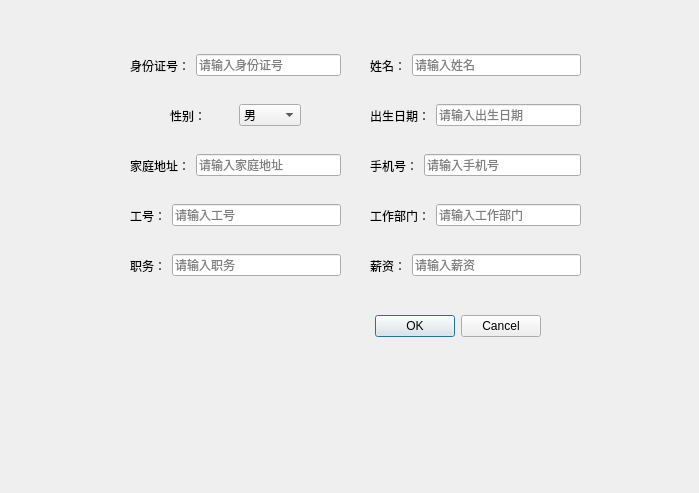
<?xml version="1.0" encoding="UTF-8"?>
<ui version="4.0">
 <class>PersonChangeClass</class>
 <widget class="QDialog" name="PersonChangeClass">
  <property name="geometry">
   <rect>
    <x>0</x>
    <y>0</y>
    <width>699</width>
    <height>493</height>
   </rect>
  </property>
  <property name="windowTitle">
   <string>Dialog</string>
  </property>
  <widget class="QWidget" name="layoutWidget">
   <property name="geometry">
    <rect>
     <x>190</x>
     <y>310</y>
     <width>351</width>
     <height>33</height>
    </rect>
   </property>
   <layout class="QHBoxLayout">
    <property name="spacing">
     <number>6</number>
    </property>
    <property name="margin" stdset="0">
     <number>0</number>
    </property>
    <item>
     <spacer>
      <property name="orientation">
       <enum>Qt::Orientation::Horizontal</enum>
      </property>
      <property name="sizeHint" stdset="0">
       <size>
        <width>131</width>
        <height>31</height>
       </size>
      </property>
     </spacer>
    </item>
    <item>
     <widget class="QPushButton" name="okButton">
      <property name="text">
       <string>OK</string>
      </property>
     </widget>
    </item>
    <item>
     <widget class="QPushButton" name="cancelButton">
      <property name="text">
       <string>Cancel</string>
      </property>
     </widget>
    </item>
   </layout>
  </widget>
  <widget class="QWidget" name="horizontalLayoutWidget_6">
   <property name="geometry">
    <rect>
     <x>370</x>
     <y>200</y>
     <width>211</width>
     <height>31</height>
    </rect>
   </property>
   <layout class="QHBoxLayout" name="horizontalLayout_6">
    <item>
     <widget class="QLabel" name="departmenttext">
      <property name="text">
       <string>工作部门：</string>
      </property>
     </widget>
    </item>
    <item>
     <widget class="QLineEdit" name="department">
      <property name="toolTip">
       <string/>
      </property>
      <property name="readOnly">
       <bool>true</bool>
      </property>
      <property name="placeholderText">
       <string>请输入工作部门</string>
      </property>
     </widget>
    </item>
   </layout>
  </widget>
  <widget class="QWidget" name="horizontalLayoutWidget">
   <property name="geometry">
    <rect>
     <x>130</x>
     <y>50</y>
     <width>211</width>
     <height>31</height>
    </rect>
   </property>
   <layout class="QHBoxLayout" name="horizontalLayout">
    <item>
     <widget class="QLabel" name="IDtext">
      <property name="text">
       <string>身份证号：</string>
      </property>
     </widget>
    </item>
    <item>
     <widget class="QLineEdit" name="ID">
      <property name="toolTip">
       <string/>
      </property>
      <property name="inputMask">
       <string/>
      </property>
      <property name="text">
       <string/>
      </property>
      <property name="readOnly">
       <bool>true</bool>
      </property>
      <property name="placeholderText">
       <string>请输入身份证号</string>
      </property>
     </widget>
    </item>
   </layout>
  </widget>
  <widget class="QWidget" name="horizontalLayoutWidget_4">
   <property name="geometry">
    <rect>
     <x>370</x>
     <y>100</y>
     <width>211</width>
     <height>31</height>
    </rect>
   </property>
   <layout class="QHBoxLayout" name="horizontalLayout_4">
    <item>
     <widget class="QLabel" name="birthdaytext">
      <property name="text">
       <string>出生日期：</string>
      </property>
     </widget>
    </item>
    <item>
     <widget class="QLineEdit" name="birthday">
      <property name="toolTip">
       <string/>
      </property>
      <property name="text">
       <string/>
      </property>
      <property name="readOnly">
       <bool>true</bool>
      </property>
      <property name="placeholderText">
       <string>请输入出生日期</string>
      </property>
     </widget>
    </item>
   </layout>
  </widget>
  <widget class="QWidget" name="horizontalLayoutWidget_11">
   <property name="geometry">
    <rect>
     <x>130</x>
     <y>250</y>
     <width>211</width>
     <height>31</height>
    </rect>
   </property>
   <layout class="QHBoxLayout" name="horizontalLayout_11">
    <item>
     <widget class="QLabel" name="posttext">
      <property name="text">
       <string>职务：</string>
      </property>
     </widget>
    </item>
    <item>
     <widget class="QLineEdit" name="post">
      <property name="toolTip">
       <string/>
      </property>
      <property name="readOnly">
       <bool>true</bool>
      </property>
      <property name="placeholderText">
       <string>请输入职务</string>
      </property>
     </widget>
    </item>
   </layout>
  </widget>
  <widget class="QWidget" name="horizontalLayoutWidget_5">
   <property name="geometry">
    <rect>
     <x>130</x>
     <y>200</y>
     <width>211</width>
     <height>31</height>
    </rect>
   </property>
   <layout class="QHBoxLayout" name="horizontalLayout_5">
    <item>
     <widget class="QLabel" name="employeeNotext">
      <property name="text">
       <string>工号：</string>
      </property>
     </widget>
    </item>
    <item>
     <widget class="QLineEdit" name="employeeNo">
      <property name="toolTip">
       <string/>
      </property>
      <property name="readOnly">
       <bool>true</bool>
      </property>
      <property name="placeholderText">
       <string>请输入工号</string>
      </property>
     </widget>
    </item>
   </layout>
  </widget>
  <widget class="QWidget" name="horizontalLayoutWidget_2">
   <property name="geometry">
    <rect>
     <x>370</x>
     <y>50</y>
     <width>211</width>
     <height>31</height>
    </rect>
   </property>
   <layout class="QHBoxLayout" name="horizontalLayout_2">
    <item>
     <widget class="QLabel" name="nametext">
      <property name="text">
       <string>姓名：</string>
      </property>
     </widget>
    </item>
    <item>
     <widget class="QLineEdit" name="name">
      <property name="toolTip">
       <string/>
      </property>
      <property name="text">
       <string/>
      </property>
      <property name="readOnly">
       <bool>true</bool>
      </property>
      <property name="placeholderText">
       <string>请输入姓名</string>
      </property>
     </widget>
    </item>
   </layout>
  </widget>
  <widget class="QWidget" name="horizontalLayoutWidget_12">
   <property name="geometry">
    <rect>
     <x>370</x>
     <y>250</y>
     <width>211</width>
     <height>31</height>
    </rect>
   </property>
   <layout class="QHBoxLayout" name="horizontalLayout_12">
    <item>
     <widget class="QLabel" name="salarytext">
      <property name="text">
       <string>薪资：</string>
      </property>
     </widget>
    </item>
    <item>
     <widget class="QLineEdit" name="salary">
      <property name="toolTip">
       <string/>
      </property>
      <property name="readOnly">
       <bool>true</bool>
      </property>
      <property name="placeholderText">
       <string>请输入薪资</string>
      </property>
     </widget>
    </item>
   </layout>
  </widget>
  <widget class="QWidget" name="horizontalLayoutWidget_7">
   <property name="geometry">
    <rect>
     <x>130</x>
     <y>150</y>
     <width>211</width>
     <height>31</height>
    </rect>
   </property>
   <layout class="QHBoxLayout" name="horizontalLayout_7">
    <item>
     <widget class="QLabel" name="addresstext">
      <property name="text">
       <string>家庭地址：</string>
      </property>
     </widget>
    </item>
    <item>
     <widget class="QLineEdit" name="address">
      <property name="toolTip">
       <string/>
      </property>
      <property name="readOnly">
       <bool>true</bool>
      </property>
      <property name="placeholderText">
       <string>请输入家庭地址</string>
      </property>
     </widget>
    </item>
   </layout>
  </widget>
  <widget class="QWidget" name="horizontalLayoutWidget_8">
   <property name="geometry">
    <rect>
     <x>370</x>
     <y>150</y>
     <width>211</width>
     <height>31</height>
    </rect>
   </property>
   <layout class="QHBoxLayout" name="horizontalLayout_8">
    <item>
     <widget class="QLabel" name="phoneNotext">
      <property name="text">
       <string>手机号：</string>
      </property>
     </widget>
    </item>
    <item>
     <widget class="QLineEdit" name="phoneNo">
      <property name="toolTip">
       <string/>
      </property>
      <property name="readOnly">
       <bool>true</bool>
      </property>
      <property name="placeholderText">
       <string>请输入手机号</string>
      </property>
     </widget>
    </item>
   </layout>
  </widget>
  <widget class="QWidget" name="horizontalLayoutWidget_3">
   <property name="geometry">
    <rect>
     <x>170</x>
     <y>100</y>
     <width>131</width>
     <height>31</height>
    </rect>
   </property>
   <layout class="QHBoxLayout" name="horizontalLayout_3">
    <item>
     <widget class="QLabel" name="sextext">
      <property name="text">
       <string>性别：</string>
      </property>
     </widget>
    </item>
    <item>
     <widget class="QComboBox" name="sex_2">
      <item>
       <property name="text">
        <string>男</string>
       </property>
      </item>
      <item>
       <property name="text">
        <string>女</string>
       </property>
      </item>
     </widget>
    </item>
   </layout>
  </widget>
 </widget>
 <resources/>
 <connections>
  <connection>
   <sender>okButton</sender>
   <signal>clicked()</signal>
   <receiver>PersonChangeClass</receiver>
   <slot>accept()</slot>
   <hints>
    <hint type="sourcelabel">
     <x>278</x>
     <y>253</y>
    </hint>
    <hint type="destinationlabel">
     <x>96</x>
     <y>254</y>
    </hint>
   </hints>
  </connection>
  <connection>
   <sender>cancelButton</sender>
   <signal>clicked()</signal>
   <receiver>PersonChangeClass</receiver>
   <slot>reject()</slot>
   <hints>
    <hint type="sourcelabel">
     <x>369</x>
     <y>253</y>
    </hint>
    <hint type="destinationlabel">
     <x>179</x>
     <y>282</y>
    </hint>
   </hints>
  </connection>
 </connections>
</ui>
